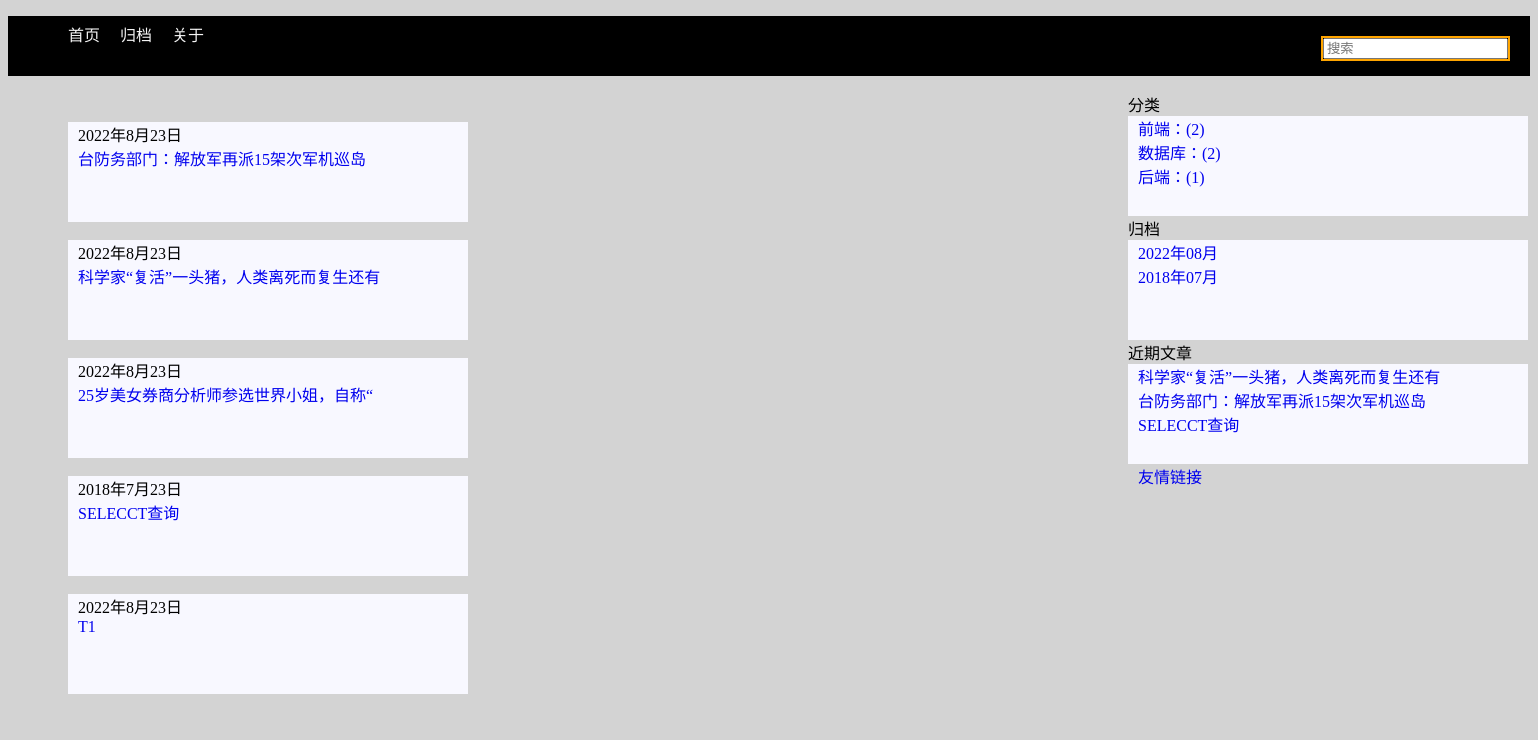
The page /archive/0/0 on the database its author committed.
### post/models.py (models this page shows, shortened)
class Post(models.Model):
    title=models.CharField(max_length=20,unique=True,verbose_name='标题')
    desc=models.CharField(max_length=200,verbose_name='简介')
    content = RichTextUploadingField(verbose_name='内容')
    created=models.DateTimeField(auto_now_add=True)
    modified=models.DateTimeField(auto_now=True)
    isdelete=models.BooleanField(default=False,verbose_name='是否删除')
    category=models.ForeignKey(Category,on_delete=models.CASCADE,verbose_name='所属标签')
    tag=models.ManyToManyField(Tag,verbose_name='所属类别')
    class Meta:
        db_table='t_post'
        verbose_name_plural='帖子'

### post/views.py (the view)
# urls.py: re_path(r'^archive/(?P<year>\d+)/(?P<month>\d+)$', views.getpostbycreated),
def getpostbycreated(request,year,month):
    year=int(year)
    month=int(month)
    if year==0 and month==0:
        c_post=Post.objects.all()
    else:
        c_post=Post.objects.filter(created__year=year,created__month=month)
    return render(request,'postlist.html',{'c_post':c_post})

### post/mycontext.py (called while the page is built)
def getrightinfo(request):
    r_cate_post=Post.objects.values('category__cname','category').annotate(c=Count('*')).order_by('-c')
    r_recent_post=Post.objects.order_by('-created')[2:]
    cursor=connection.cursor()
    filepost=cursor.execute("select created,count('*') count from t_post GROUP by strftime('%Y-%m',created) order by count desc")
    r_file_post=filepost.fetchall()
    print(r_file_post)
    return {'r_cate_post':r_cate_post,'r_recent_post':r_recent_post,'r_file_post':r_file_post}

### post/templates/postlist.html (shortened to what this page needs)
{% extends 'base.html' %}
{% block main %}
    <div class="zuobian1">
        {% for cp in c_post %}
            <div class="guidang">
                    <a >{{ cp.created.date }}</a>
                <br>
                    <a href="/post/{{ cp.id }}" >{{ cp.title }}</a>
            </div >
        <br>
        {% empty %}
            <a >无记录</a>
        {% endfor %}
    </div>
{% endblock %}

### templates/base.html (shortened to what this page needs)
<!DOCTYPE html>
<html lang="en">
<head>
        <link rel="stylesheet" type="text/css" href="/static/blog.css"/>
</head>
<body class="guide">
		<div class="container">
			{% include 'header.html' %}
		</div>
		<div class="outer">
            {% block main %}
            {% endblock %}
            {% include 'right.html' %}
		</div>
</body>
</html>

### templates/header.html
<ul class="nav_warp_ul">
    <li>
        <a href="/">首页</a>
    </li>
    <li>
         <a href="/archive/0/0">归档</a>
    </li>
    <li>
        <a href="/about">关于</a>
    </li>
    <form class="sousuo" method="get" action="/search/">
        <input type="text" name="q" placeholder="搜索">
    </form>
</ul>

### templates/right.html (shortened to what this page needs)
<li class="sidebar">
    <div class="youbian">
        <span>分类</span>
        <div class="fenlei">
            {% for rc in r_cate_post %}
                <a href="/category/{{ rc.category }}">{{ rc.category__cname }}：({{ rc.c }})</a>
                <br>
            {% endfor %}
        </div>
        <span>归档</span>
        <div class="guidang">
            {% for rf in r_file_post %}
                <a href="/archive/{{ rf.0|date:'Y' }}/{{ rf.0|date:'m' }}">{{ rf.0|date:'Y' }}年{{ rf.0|date:'m' }}月</a>
                <br>
            {% endfor %}
        </div >
        <span>近期文章</span>
        <div class="jinqiwenzhang">
            {% for rr in r_recent_post %}
                <a href="/post/{{ rr.id}}">{{ rr.title}}</a>
                <br>
            {% endfor %}
        </div>
        <a href="https://wwww.baidu.com" class="youqinglianjie">友情链接</a>
    </div>
</li>

### static/css/blog.css (style rules this page uses)
.guide { background-color:lightgray }
.nav_warp_ul { height: 60px; background-color:black; }
.nav_warp_ul li { text-decoration: none; float: left; line-height: 40px; margin-left: 20px; list-style: none; color: whitesmoke; }
.nav_warp_ul a { text-decoration: none; line-height: 40px; list-style: none; color: whitesmoke; }
.outer li { list-style: none; }
.sousuo { float: right; border: 2px solid orange; margin: 20px; }
.outer { height: 800px; width: 1520px; }
.zuobian1 { margin-left: 60px; margin-top: 30px; float: left; width: 1000px; background-color: lightgrey; }
.youbian { float: right; background-color: lightgray; }
.fenlei { height: 100px; width: 400px; background-color: ghostwhite; }
.guidang { height: 100px; width: 400px; background-color: ghostwhite; }
.jinqiwenzhang { height: 100px; width: 400px; background-color: ghostwhite; }

### templates/right.html (style rules this page uses)
.youbian a { margin: 10px; text-decoration: none; }

### rows shown on the page
Post: created "2022年8月23日", title "台防务部门：解放军再派15架次军机巡岛"
Post: created "2022年8月23日", title "科学家“复活”一头猪，人类离死而复生还有"
Post: created "2022年8月23日", title "25岁美女券商分析师参选世界小姐，自称“"
Post: created "2018年7月23日", title "SELECCT查询"
Post: created "2022年8月23日", title "T1"

### other values the page prints
{{ rc.category__cname }} "前端" "数据库" "后端"
{{ rc.c }} "2" "2" "1"
{{ rf.0|date:'Y' }} "2022" "2018"
{{ rf.0|date:'m' }} "08" "07"
